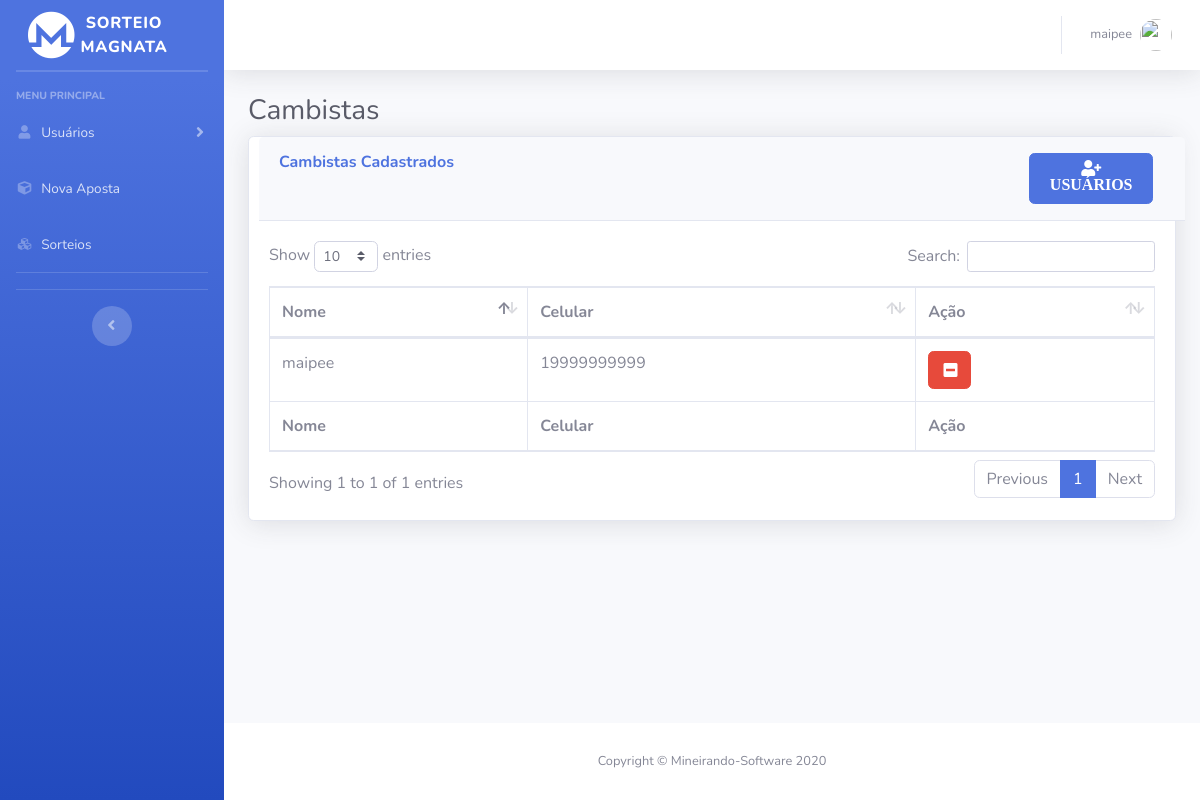
/cambistas.php (signed in), run on an earlier commit of the app's database.
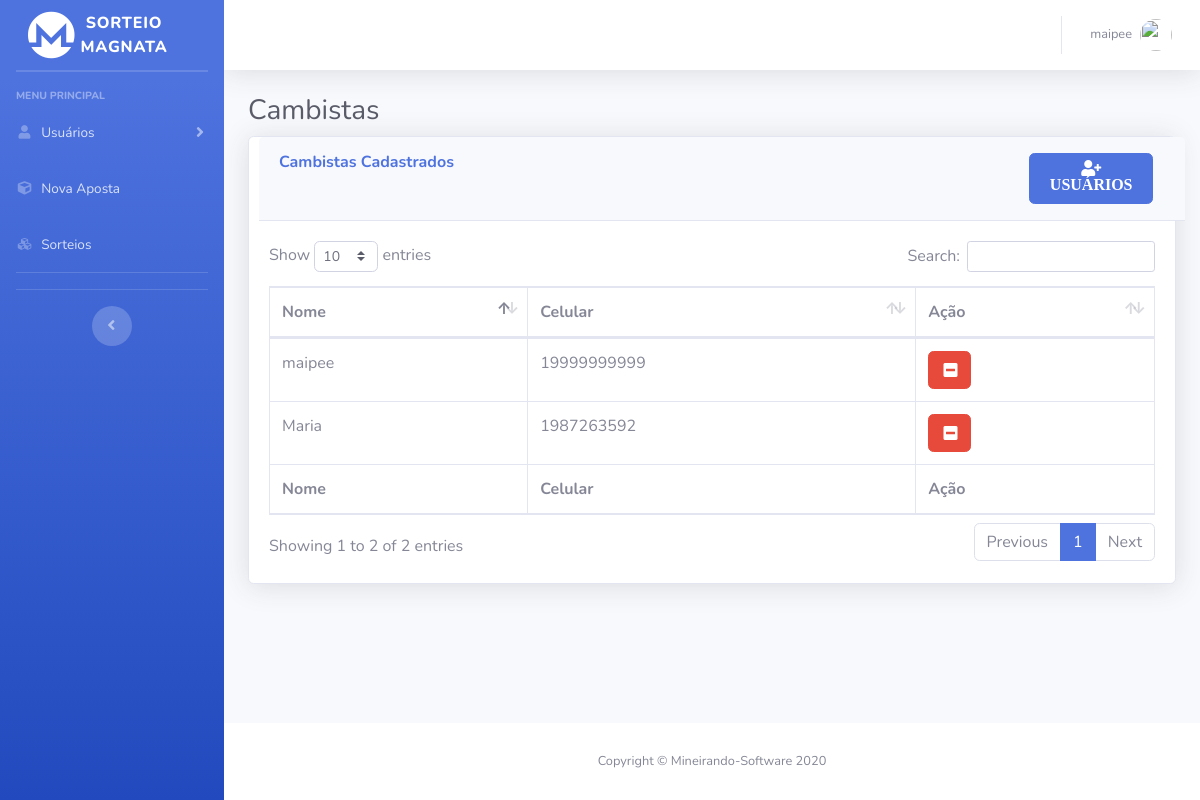
And on a later commit of the database.
### tables this page shows
CREATE TABLE `user` (
  `iduser` int(11) NOT NULL,
  `name` varchar(45) NOT NULL,
  `celular` varchar(45) NOT NULL,
  `senha` varchar(100) NOT NULL,
  `tipo` varchar(45) NOT NULL DEFAULT '0',
  `idSuperior` int(11) DEFAULT NULL,
  `nivel` varchar(15) NOT NULL,
  `data` date NOT NULL
);

### cambistas.php (the view, shortened to what this page needs)
<?php
include('php/server.php') ;
  $sort_check_query = 'SELECT * FROM user WHERE tipo = "1" ';
  $result = mysqli_query($db,$sort_check_query);
?>
<!DOCTYPE html>
<html lang="pt-br">
<head>
  <link href="vendor/fontawesome-free/css/all.min.css" rel="stylesheet" type="text/css">
  <link href="css/sb-admin-2.min.css" rel="stylesheet">
  <link href="vendor/datatables/dataTables.bootstrap4.min.css" rel="stylesheet">
</head>
<body id="page-top">
  <div id="wrapper">
    <ul class="navbar-nav bg-gradient-primary sidebar sidebar-dark accordion no-print" id="accordionSidebar">
      <a class="sidebar-brand d-flex align-items-center justify-content-center" href="index.php">
        <div class="col">
          <i class="fab fa-monero fa-3x"></i>
        </div>
        <div class="sidebar-brand-text mx-3">Sorteio Magnata</div>
      </a>
      <hr class="sidebar-divider my-0">
      <hr class="sidebar-divider">
      <div class="sidebar-heading">
        Menu Principal
      </div>
        <?php
      if($_SESSION['tipo']=="0"|| $_SESSION['tipo']=="1"){
echo('<li class="nav-item">
<a class="nav-link collapsed" href="#" data-toggle="collapse" data-target="#collapseTwo" aria-expanded="true" aria-controls="collapseTwo">
  <i class="fas fa-fw fa-user"></i>
  <span>Usuários</span>
</a>
<div id="collapseTwo" class="collapse" aria-labelledby="headingTwo" data-parent="#accordionSidebar">
<div class="bg-white py-2 collapse-inner rounded">
  <h6 class="collapse-header">Painel de Usuários:</h6>');
  echo('<a class="collapse-item" href="jogadores.php">Jogadores</a>
</div>
</div></li>');
      }
      ?>
      <li class="nav-item">
        <a class="nav-link" href="novaaposta.php">
          <i class="fas fa-fw fa-cube"></i>
          <span>Nova Aposta</span></a>
      </li>
      <li class="nav-item">
        <a class="nav-link" href="sorteios.php">
          <i class="fas fa-fw fa-cubes"></i>
          <span>Sorteios</span></a>
      </li>
      <hr class="sidebar-divider">
      <hr class="sidebar-divider d-none d-md-block">
      <div class="text-center d-none d-md-inline">
        <button class="rounded-circle border-0" id="sidebarToggle"></button>
      </div>
    </ul>
    <div id="content-wrapper" class="d-flex flex-column">
      <div id="content">
        <nav class="navbar navbar-expand navbar-light bg-white topbar mb-4 static-top shadow">
          <ul class="navbar-nav ml-auto">
              <li class="nav-item dropdown no-arrow">
                <a class="nav-link dropdown-toggle" href="#" id="userDropdown" role="button" data-toggle="dropdown" aria-haspopup="true" aria-expanded="false">
                  <span class="mr-2 d-none d-lg-inline text-gray-600 small"><?php echo $_SESSION['username']; ?></span>
                  <img class="img-profile rounded-circle" src="https://source.unsplash.com/QAB-WJcbgJk/60x60">
                </a>
              </li>
          </ul>
        </nav>
        <div class="container-fluid">
          <h1 class="h3 mb-2 text-gray-800">Cambistas</h1>
          <div class="card shadow mb-4">
            <div class="card-header py-3" style="display: flex; flex-direction: row; justify-content: space-between; width: 100%; margin-left: 10px;">
              <h6 class="m-0 font-weight-bold text-primary" style="width: 30%;">Cambistas Cadastrados</h6>
              <div class="col-lg-2 col-md-9 col-sm-12">
                <button class="btn btn-primary" data-toggle="modal" data-target="#modalExemplo"> <i class="fas fa-user-plus"> USUÁRIOS </i> </button>
              </div>
            </div>
            <div class="card-body">
              <div class="table-responsive">
                <table class="table table-bordered" id="dataTable" width="100%" cellspacing="0">
                  <thead>
                    <tr>
                      <th>Nome</th>
                      <th>Celular</th>
                      <th>Ação</th>
                    </tr>
                  </thead>
                  <tfoot>
                    <tr>
                      <th>Nome</th>
                      <th>Celular</th>
                      <th>Ação</th>
                    </tr>
                  </tfoot>
                  <tbody>
                  <?php
                  $cont =0;
                   while($row = $result->fetch_assoc()) {
                    echo("<tr>
                    <td>".$row['name']."</td>
                    <td>".$row['celular']."</td>
                    <form id='exc_camb".$cont."' class='dropdown-item' method='post' action='cambistas.php'>
                    <input type='hidden' id='custId' name='idDelet' value='".$row['iduser']."'>
                    <input type='hidden' id='tipo' name='tipo' value='1'>
                  </form>
                    <td style='display: flex;'>
                     <div style='width: 44px !important; max-width: 30%; position: relative;'> <input  class='btn btn-danger' type='submit' form='exc_camb".$cont."' name='exc_camb'  value='    '/><i class='fa fa-minus-square'".$cont."' style='    position: absolute; left: 35%; top: 30%;  color: white; '></i></div >
                  </td>
                  </tr>");
                  $cont +=1;
                   }
                  ?>
                  </tbody>
                </table>
              </div>
            </div>
          </div>
        </div>
      </div>
      <footer class="sticky-footer bg-white no-print">
        <div class="container my-auto">
          <div class="copyright text-center my-auto">
            <span>Copyright &copy; Mineirando-Software 2020</span>
          </div>
        </div>
      </footer>
    </div>
  </div>
</body>
</html>
</body>
</html>

What changed in the data, as far as the page shows it:
added user: name "Maria", celular "1987263592"
Also different on the page:
text written by a page script: "Show entries Search: Showing 1 to 1 of 1 entries Previous 1 Next" → "Show entries Search: Showing 1 to 2 of 2 entries Previous 1 Next"
